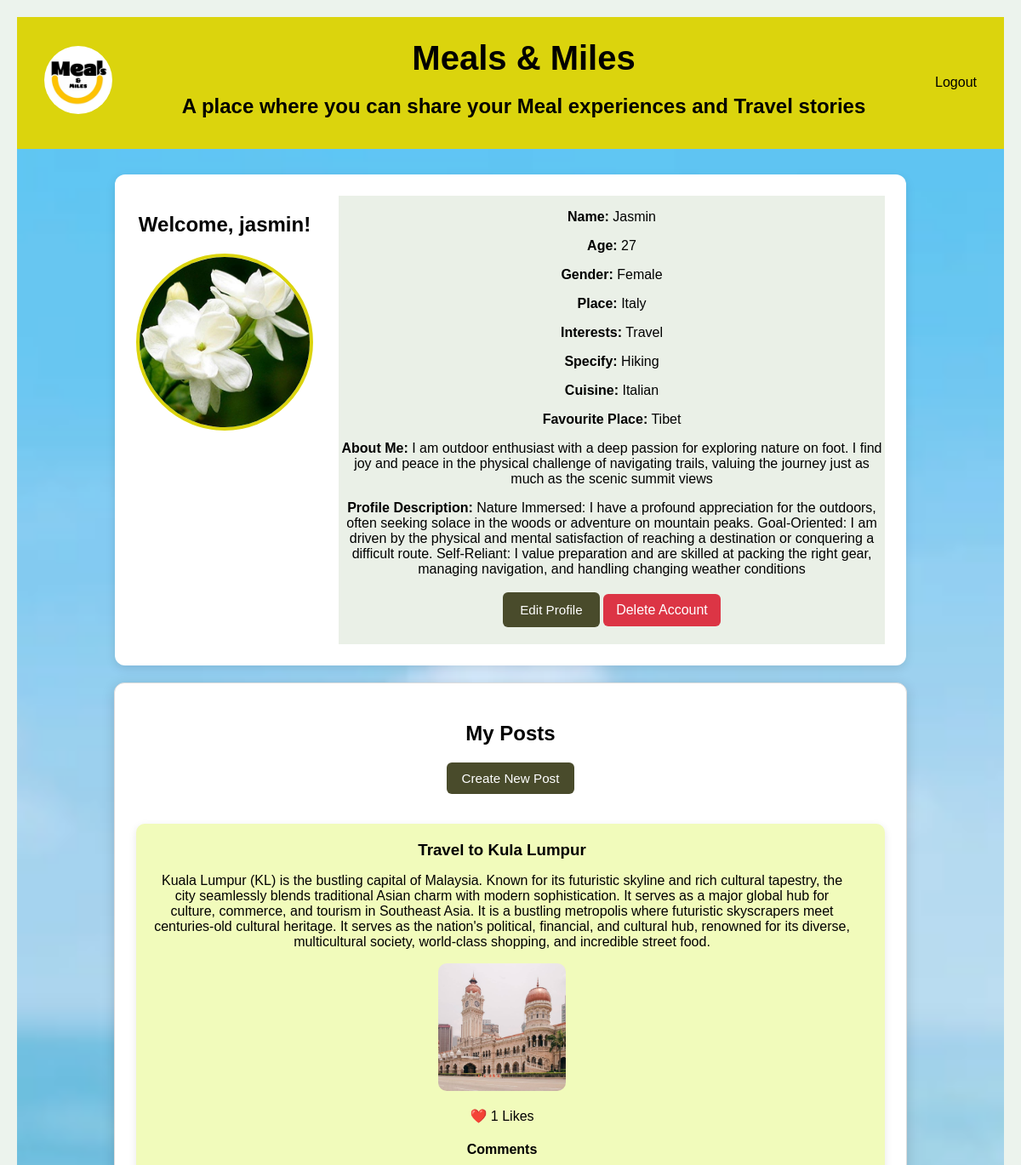
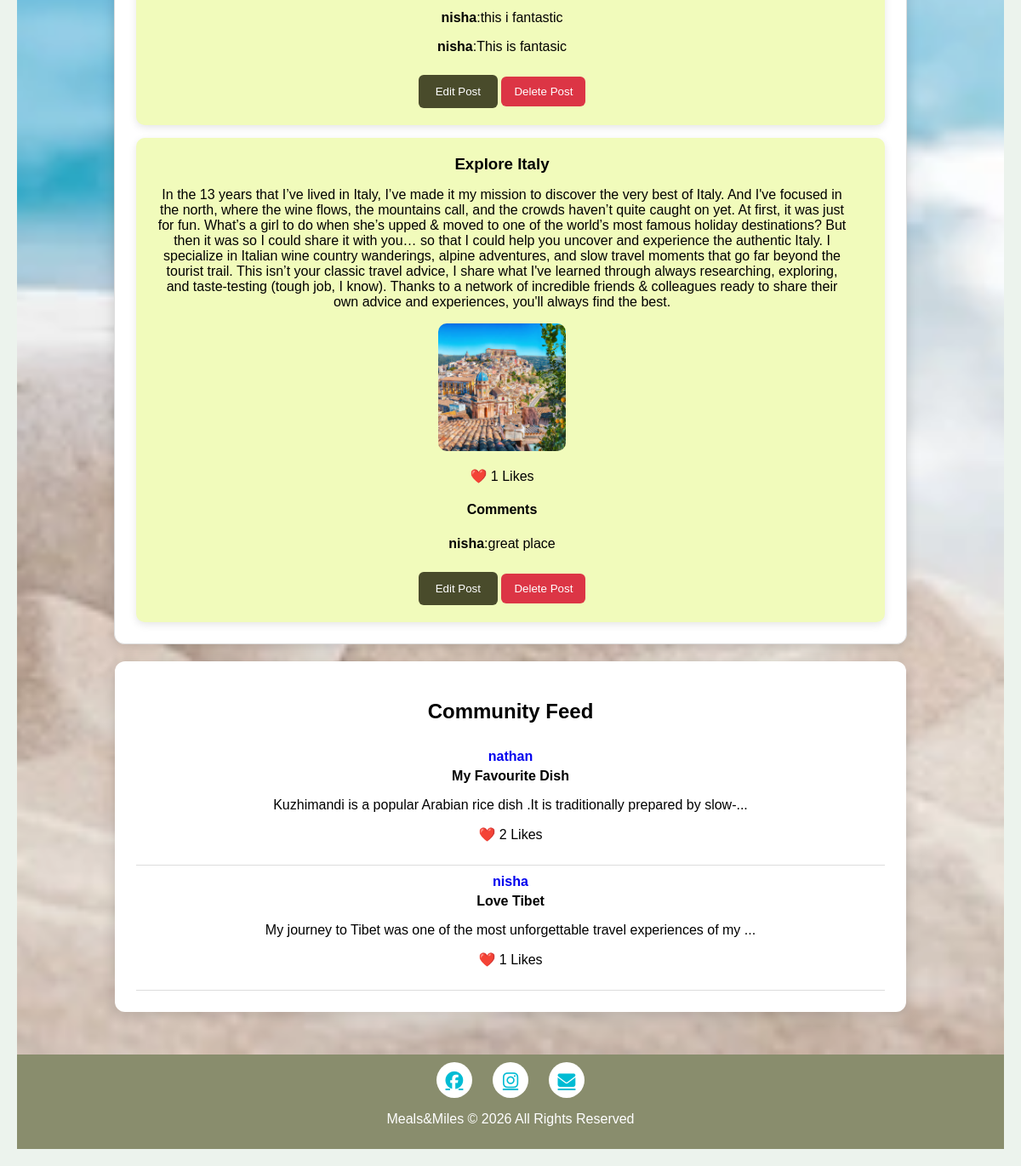
Page /account (signed in) on the committed database (2 pictures, top to bottom).
### Database/models.py (models this page shows)
class User(db.Model, UserMixin):
    id = db.Column(db.Integer, primary_key=True)
    posts = db.relationship('Post', backref='author', lazy=True , cascade="all, delete-orphan")
    comments = db.relationship('Comment', backref='user', lazy=True, cascade="all, delete-orphan")
    likes = db.relationship('Like', backref='user', lazy=True, cascade="all, delete-orphan")
    username = db.Column( db.String(150),unique=True, nullable=False)
    email = db.Column(db.String(150), unique=True, nullable=False)
    password = db.Column( db.String(255), nullable=False )
    profile_pic = db.Column(db.String(255),
        default='images/Default-Profile-Picture.png')
    name = db.Column(db.String(100))
    age = db.Column(db.Integer)
    gender = db.Column(db.String(20))
    place = db.Column(db.String(100))
    interests = db.Column(db.String(300))
    specify = db.Column(db.String(300))
    cuisine = db.Column(db.String(100))
    favourite_place = db.Column(db.String(150))
    about_me = db.Column(db.Text)
    profile_description = db.Column(db.Text)

class Post(db.Model):
        id = db.Column(db.Integer, primary_key=True)
        title = db.Column(db.String(200))
        content = db.Column(db.Text)
        image = db.Column(db.String(255))
        user_id = db.Column(db.Integer, db.ForeignKey('user.id'))
        likes = db.relationship('Like',backref='post', lazy=True, cascade="all, delete-orphan")
        comments = db.relationship('Comment',backref='post', lazy=True, cascade="all, delete-orphan")

class Comment(db.Model):
            id = db.Column(db.Integer, primary_key=True)
            text = db.Column(db.Text)
            user_id = db.Column(
            db.Integer,
            db.ForeignKey('user.id'))
            post_id = db.Column(
            db.Integer,
            db.ForeignKey('post.id'))

### Database/views.py (the view)
@views.route('/account')
@login_required
def account():
    community_posts = Post.query.filter(
        Post.user_id != current_user.id
    ).order_by(
        Post.id.desc()
    ).limit(5).all()
    return render_template(
        'account.html',
        user=current_user,
        community_posts=community_posts
    )

### Database/__init__.py (called while the page is built)
@login_manager.user_loader
def load_user(user_id):
    from .models import User
    return User.query.get(int(user_id))

### Database/templates/account.html (shortened to what this page needs)
<!DOCTYPE html>
<html lang="en">
<head>
    <link rel="stylesheet" href="{{ url_for('static', filename='css/account.css') }}">
    <link rel="stylesheet" href="https://cdnjs.cloudflare.com/ajax/libs/font-awesome/6.5.1/css/all.min.css">
</head>
<body>
    <nav class="navbar">
        <div class="nav-left">
            <img src="{{ url_for('static', filename='images/logo.png') }}" alt="LOGO" class="logo">
        </div>
        <div class="nav-center">
            <h1 class="main-heading">Meals & Miles</h1>
            <h2>A place where you can share your Meal experiences and Travel stories</h2>
        </div>
        <div class="nav-right" id="navRight">
            <a href="{{ url_for('views.logout') }}">Logout</a>
        </div>
    </nav>
    <section class="main">
        <div class="profile-container">
            <div class="profile-left">
                <h2>Welcome, {{ current_user.username }}!</h2>
                {% if current_user.profile_pic %}
                <img src="{{ url_for('static', filename=current_user.profile_pic) }}" class="profile-pic "id="profilePic"  >
                {% else %}
                <img src="{{ url_for('static', filename='images/default.png') }}" class="profile-pic" id="profilePic" >
                {% endif %}
                <br><br>
                <br>
            </div>
            <div class="profile-right">
                {% if current_user.name %}
                <p><strong>Name:</strong> {{ current_user.name }}</p>
                {% endif %}
                {% if current_user.age %}
                <p><strong>Age:</strong> {{ current_user.age }}</p>
                {% endif %}
                {% if current_user.gender %}
                <p><strong>Gender:</strong> {{ current_user.gender }}</p>
                {% endif %}
                {% if current_user.place %}
                <p><strong>Place:</strong> {{ current_user.place }}</p>
                {% endif %}
                {% if current_user.interests %}
                <p><strong>Interests:</strong> {{ current_user.interests }}</p>
                {% endif %}
                {% if current_user.specify %}
                <p><strong>Specify:</strong> {{ current_user.specify }}</p>
                {% endif %}
                {% if current_user.cuisine %}
                <p><strong>Cuisine:</strong> {{ current_user.cuisine }}</p>
                {% endif %}
                {% if current_user.favourite_place %}
                <p><b>Favourite Place:</b> {{ current_user.favourite_place }}</p>
                {% endif %}
                {% if current_user.about_me %}
                <p><strong>About Me:</strong> {{ current_user.about_me }}</p>
                {% endif %}
                {% if current_user.profile_description %}
                <p><strong>Profile Description:</strong> {{ current_user.profile_description }}</p>
                {% endif %}
                <button class="profile-btn" onclick="window.location.href='/edit'">Edit Profile</button>
                <a href="/delete_account" class="delete-btn"
                    onclick="return confirm('Are you sure? This will permanently delete your account and posts.')">Delete
                    Account</a>
            </div>
        </div>
        <section class="posts-section" id="postsSection">
            <h2>My Posts</h2>
            <button class="profile-btn" onclick="window.location.href='/create_post'">Create New Post</button>
            {% for post in current_user.posts %}
            <div class="post-card">
                <div class="post-info">
                    <h3>{{ post.title }}</h3>
                    <p>{{ post.content }}</p>
                    {% if post.image %}
                    <div class="post-image">
                        <img src="{{ url_for('static', filename=post.image) }}" alt="Post Image">
                    </div>
                    {% endif %}
                    <p>❤️ {{ post.likes|length }} Likes</p>
                    <h4>Comments</h4>
                    {% if post.comments %}
                    {% for comment in post.comments %}
                    <p><strong>{{ comment.user.username }}</strong>:{{ comment.text }}</p>
                    {% endfor %}
                    {% else %}
                    <p>No comments yet.</p>
                    {% endif %}
                    <button class="edit-btn" onclick="window.location.href='/edit_post/{{ post.id }}'">Edit
                        Post</button>
                    <button class="delete-btn" onclick="window.location.href='/delete_post/{{ post.id }}'">Delete
                        Post</button>
                </div>
            </div>
            {% endfor %}
        </section>
        <div class="community-feed">
            <h2>Community Feed</h2>
            {% for post in community_posts %}
            <div class="community-post">
                <a href="/profile/{{ post.author.id }}">
                    <strong>{{ post.author.username }}</strong></a>
                <h4>{{ post.title }}</h4>
                <p>{{ post.content[:80] }}...</p>
                <p>❤️ {{ post.likes|length }} Likes</p>
            </div>
            {% endfor %}
        </div>
    </section>
    <footer class="footer">
        <div class="footer-icons">
            <a href="https://www.facebook.com/mealsandmiles">
                <i class="fab fa-facebook"></i>
            </a>
            <a href="https://www.instagram.com/_meals_and_miles/">
                <i class="fab fa-instagram"></i>
            </a>
            <a href="mailto:info@mealsandmiles.com" target="_blank">
                <i class="fas fa-envelope"></i>
            </a>
        </div>
        <p>Meals&Miles &copy; 2026 All Rights Reserved</p>
    </footer>
</body>
</html>

### Database/static/css/account.css (style rules this page uses)
body { margin: 0; box-sizing: border-box; background-color: rgb(236, 243, 237); color: black; font-family: 'Arial', sans-serif; text-align: center; padding: 20px; }
.navbar { display: flex; justify-content: space-between; align-items: center; background-color: #dbd40d; padding: 1rem 2rem; }
.nav-left { color: #000000; font-size: 1.5rem; background-size: contain; background-repeat: no-repeat; }
.logo { width: 80px; height: 80px; border-radius: 50%; object-fit: cover; }
.nav-center { position: static; color: rgb(0, 0, 0); transform: none; width: 100%; margin-top: 10px; }
.nav-center .main-heading { font-size: 2.5rem; font-family: 'verdana', sans-serif; margin: 0; }
.nav-right { display: flex; gap: 20px; color: #000000; }
.nav-right a { color: #000000; text-decoration: none; font-size: 1rem; }
.main { padding: 30px; background-image: url('/static/images/background2.jpeg'); background-size: cover; background-position: center; min-height: 70vh; }
.profile-container { max-width: 80%; margin: auto; background: white; display: flex; align-items: flex-start; gap: 30px; padding: 25px; border-radius: 12px; box-shadow: 0 4px 12px rgba(0, 0, 0, 0.1); }
.profile-left { text-align: center; gap: 15px; }
.profile-pic { width: 200px; height: 200px; border-radius: 50%; object-fit: cover; cursor: pointer; border: 4px solid #dbd40d; }
.profile-btn { background-color: #494b2b; color: white; border: none; padding: 10px 18px; border-radius: 6px; cursor: pointer; font-size: 0.95rem; margin-bottom: 20px; }
.profile-right { flex: 1; background-color: rgb(234, 240, 231); }
.profile-right p { margin-bottom: 10px; font-size: 1rem; }
.profile-right button { background: #494b2b; color: white; border: none; padding: 12px 20px; border-radius: 6px; cursor: pointer; }
.community-feed { max-width: 80%; margin: 20px auto; background: white; padding: 25px; border-radius: 12px; box-shadow: 0 3px 15px rgba(0, 0, 0, .15); }
.community-post { border-bottom: 1px solid #ddd; padding: 10px 0; }
.community-post a { text-decoration: none; font-weight: bold; }
.community-post h4 { margin: 5px 0; }
.posts-section { max-width: 80%; margin: 20px auto; background: rgb(255, 255, 255); padding: 25px; border-radius: 12px; box-shadow: 0 3px 15px rgba(0, 0, 0, .15); border: 1px solid #ddd; }
.post-card { display: flex; justify-content: space-between; align-items: flex-start; background: rgb(241, 251, 187); padding: 20px; margin-top: 15px; border-radius: 10px; box-shadow: 0 3px 10px rgba(0, 0, 0, .1); }
.post-info { flex: 1; padding-right: 20px; }
.post-info h3 { margin-top: 0; margin-bottom: 10px; }
.post-image { flex-shrink: 0; }
.post-image img { width: 150px; height: 150px; object-fit: cover; border-radius: 10px; }
.delete-btn { background: #dc3545; display: inline-block; text-align: center; color: white; text-decoration: none; border: none; padding: 10px 15px; border-radius: 6px; cursor: pointer; margin-top: 10px; }
.edit-btn { background: #494b2b; color: white; border: none; padding: 12px 20px; border-radius: 6px; cursor: pointer; }
.delete-btn, .delete-btn:hover, .delete-btn:visited { text-decoration: none; }
.footer { background-color: #41431193; padding: 0.6rem 0.4rem; height: 8%; margin: 0; flex: 1; flex-shrink: 0; }
.footer-icons { display: flex; justify-content: center; gap: 1.5rem; margin-bottom: 1rem; }
.footer-icons a { color: #00bcd4; font-size: 1.3rem; width: 42px; height: 42px; border-radius: 50%; background-color: #fff; display: flex; align-items: center; justify-content: center; transition: all 0.3s ease; }
.footer p { color: white; font-size: 1rem; text-align: center; }

### rows in the picture
User: username "jasmin", profile_pic (picture), name "Jasmin", age "27", gender "Female", place "Italy", interests "Travel", specify "Hiking", cuisine "Italian", favourite_place "Tibet", about_me "I am outdoor enthusiast with a deep passion for exploring nature on foot. I find joy and peace in the physical challenge of navigating trails, valuing the journey just as much as the scenic summit views", profile_description "Nature Immersed: I have a profound appreciation for the outdoors, often seeking solace in the woods or adventure on mountain peaks. Goal-Oriented: I am driven by the physical and mental satisfaction of reaching a destination or conquering a difficult route. Self-Reliant: I value preparation and are skilled at packing the right gear, managing navigation, and handling changing weather conditions"
Post: title "Travel to Kula Lumpur", content "Kuala Lumpur (KL) is the bustling capital of Malaysia. Known for its futuristic skyline and rich cultural tapestry, the city seamlessly blends traditional Asian charm with modern sophistication. It serves as a major global hub for culture, commerce, and tourism in Southeast Asia. It is a bustling metropolis where futuristic skyscrapers meet centuries-old cultural heritage. It serves as the nation's political, financial, and cultural hub, renowned for its diverse, multicultural society, world-class shopping, and incredible street food.", image (picture), likes|length "1"
Comment: user.username "nisha", text "this i fantastic"
Comment: user.username "nisha", text "This is fantasic"
Post: title "Explore Italy", content "In the 13 years that I’ve lived in Italy, I’ve made it my mission to discover the very best of Italy. And I've focused in the north, where the wine flows, the mountains call, and the crowds haven’t quite caught on yet. At first, it was just for fun. What’s a girl to do when she’s upped & moved to one of the world’s most famous holiday destinations? But then it was so I could share it with you… so that I could help you uncover and experience the authentic Italy. I specialize in Italian wine country wanderings, alpine adventures, and slow travel moments that go far beyond the tourist trail. This isn’t your classic travel advice, I share what I've learned through always researching, exploring,…", image (picture), likes|length "1"
Comment: user.username "nisha", text "great place"
Post: author.username "nathan", title "My Favourite Dish", content "Kuzhimandi is a popular Arabian rice dish .It is traditionally prepared by slow-", likes|length "2"
Post: author.username "nisha", title "Love Tibet", content "My journey to Tibet was one of the most unforgettable travel experiences of my", likes|length "1"
